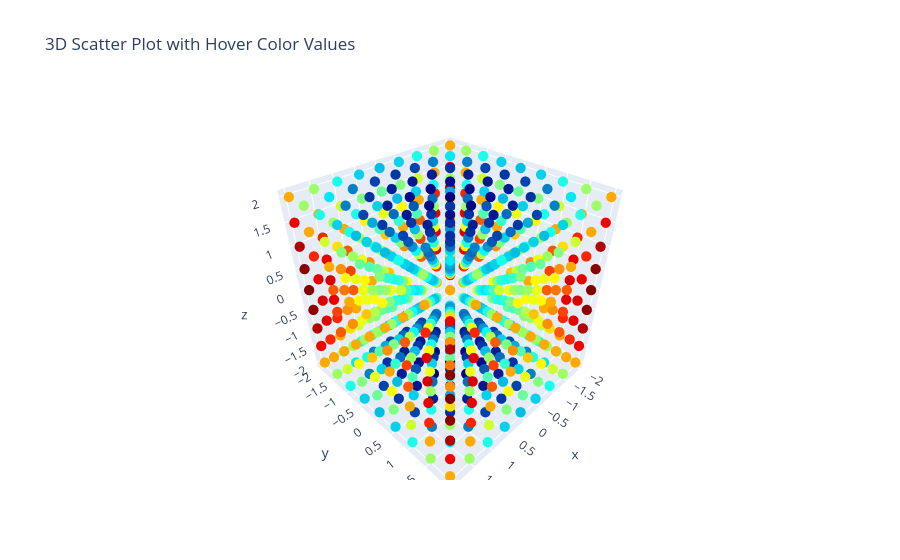

Notebook code for this chart:
### Code cell
# --- Build the training set ---
X_train, w_train = make_lattice_dataset(n=d0, dim=2, step=0.5, seed=0, noise_level=0)

plot_data(X_train[:, :3].numpy().T, w_train.numpy().T[0])
# plot_lattice(X_train.numpy(), w_train.numpy().T[0])

### Figure 1 — Plotly figure (JSON) as saved in the notebook; plotly's stock layout.template omitted (floating-point values rounded to 4 significant figures; data arrays with more than 128 entries replaced by an {"elided": "..."} marker saying what was removed)
{"data": [{"hoverinfo": "text", "marker": {"color": {"elided": "729 float values"}, "colorscale": [[0, "rgb(0,0,131)"], [0.2, "rgb(0,60,170)"], [0.4, "rgb(5,255,255)"], [0.6, "rgb(255,255,0)"], [0.8, "rgb(250,0,0)"], [1, "rgb(128,0,0)"]], "opacity": 1, "size": 6}, "mode": "markers", "text": {"elided": "729 str values"}, "type": "scatter3d", "x": {"elided": "729 float values"}, "y": {"elided": "729 float values"}, "z": {"elided": "729 float values"}}], "layout": {"scene": {"aspectmode": "data"}, "title": {"text": "3D Scatter Plot with Hover Color Values"}}}
